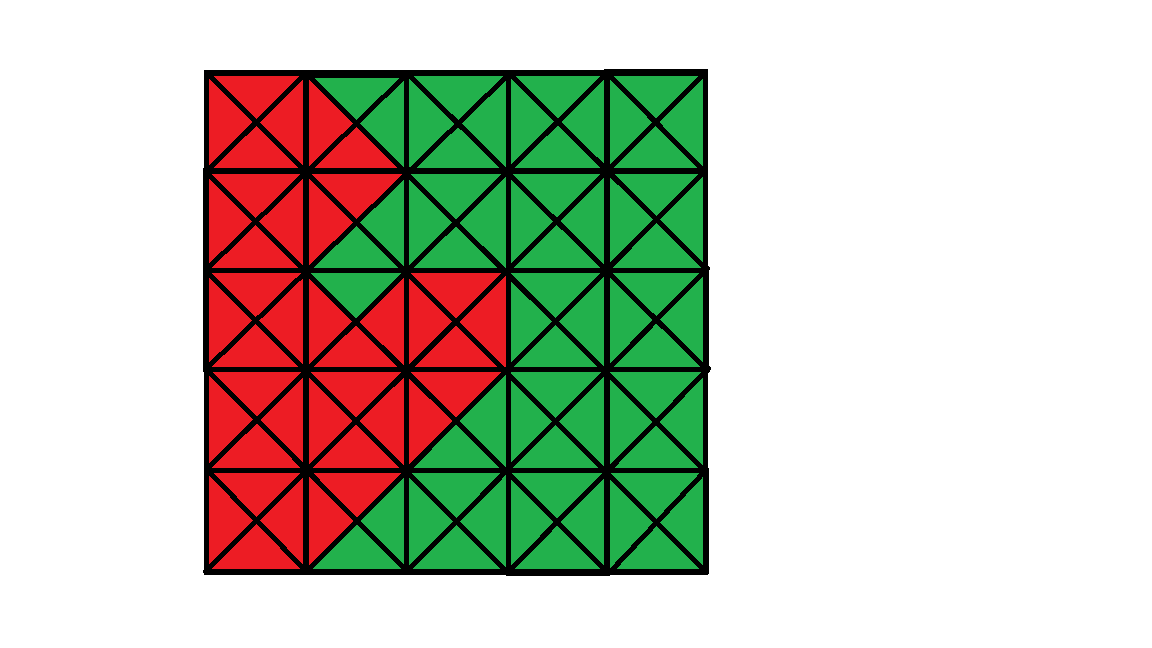
#> input picture prototyping/OpenCv/Terrain_Map_Red_Green.png, 1152 x 648 px
$ python EdgeDetection.py
#> lines starting #> are read from the running program, lines starting #| are printed output that depends on the picture; after the words box and inside, x2 and y2 are one past the last pixel; in counts of white or black regions, pixels touching at a corner belong together
if __name__ == '__main__':
    import cv2


    def nothing(x):
        pass


    img_noblur = cv2.imread('Terrain_Map_Red_Green.png', 0)
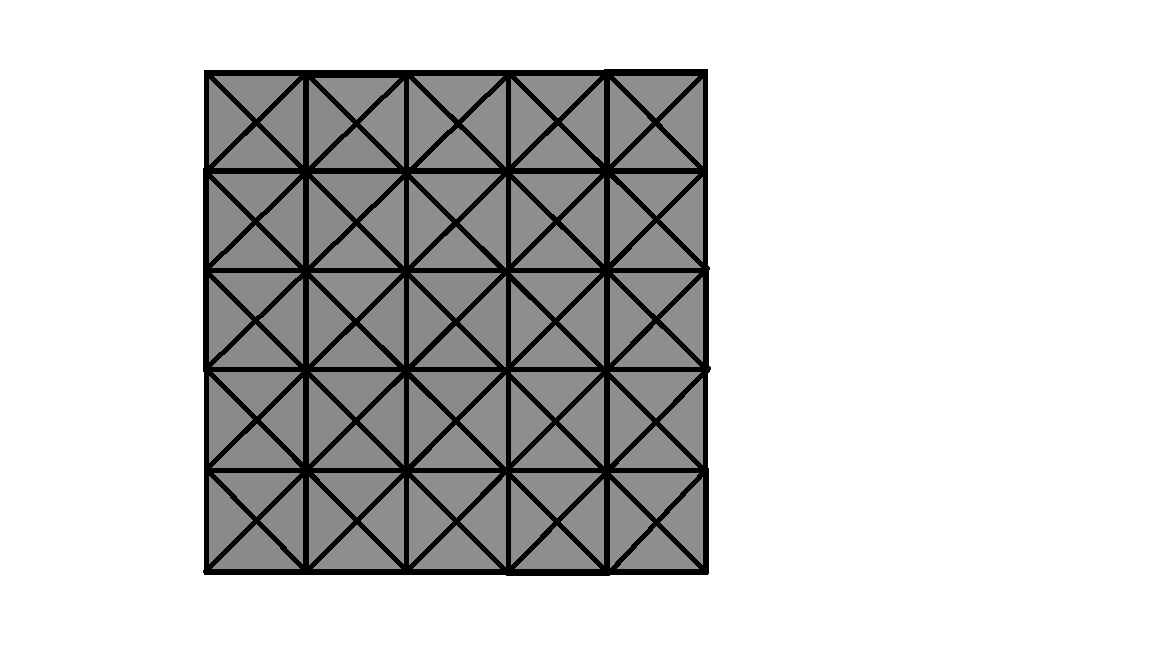
#> img_noblur: shape (648, 1152); min 0, max 255, mean 203.7
    img = cv2.blur(img_noblur, (7, 7))
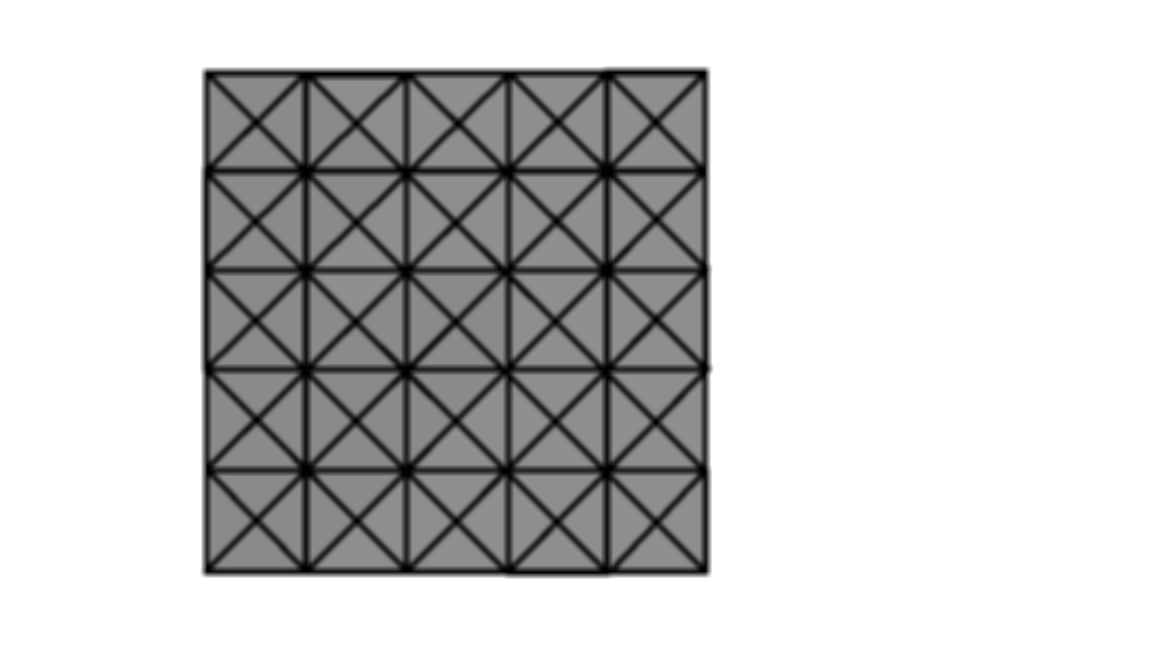
#> img: shape (648, 1152); min 0, max 255, mean 203.7

    canny_edge = cv2.Canny(img, 0, 0)
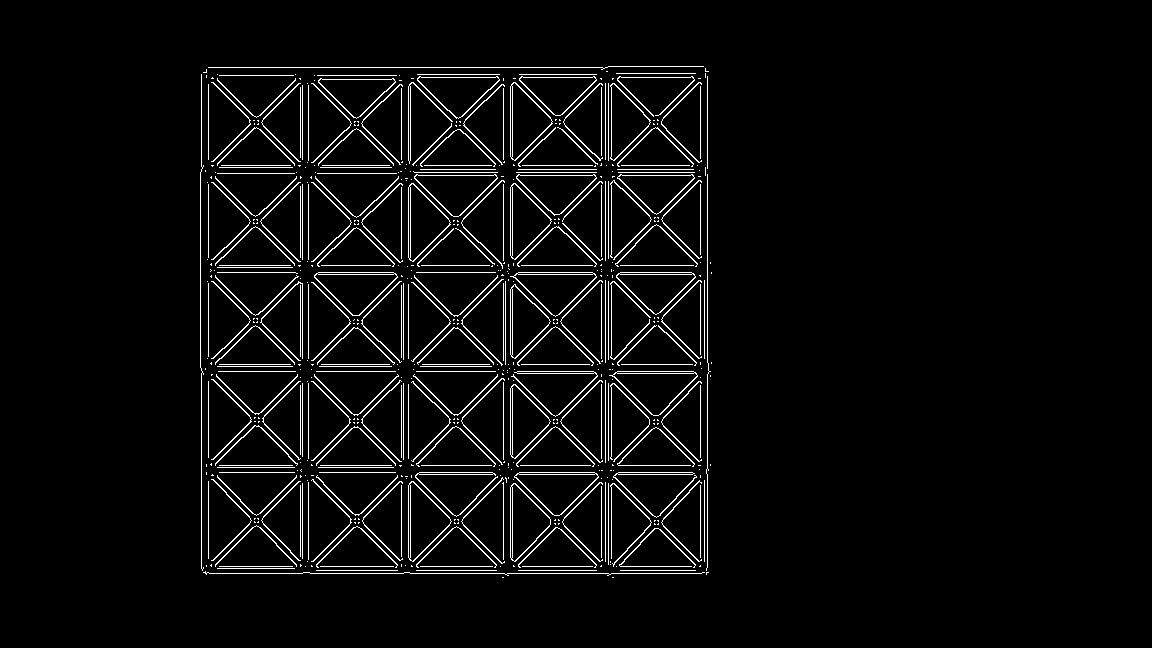
#> canny_edge: shape (648, 1152); 4.1% white in thin lines or dots, all inside (x1, y1, x2, y2) = (200, 66, 712, 578)

    cv2.imshow('image', img)
    cv2.imshow('canny_edge', canny_edge)

    cv2.createTrackbar('min_value', 'canny_edge', 0, 500, nothing)
#> slider 'min_value' is set to 100
    cv2.createTrackbar('max_value', 'canny_edge', 0, 500, nothing)
#> slider 'max_value' is set to 500

while (1):
    cv2.imshow('image', img)
    cv2.imshow('canny_edge', canny_edge)

    min_value = cv2.getTrackbarPos('min_value', 'canny_edge')
    max_value = cv2.getTrackbarPos('max_value', 'canny_edge')

    canny_edge = cv2.Canny(img, min_value, max_value)
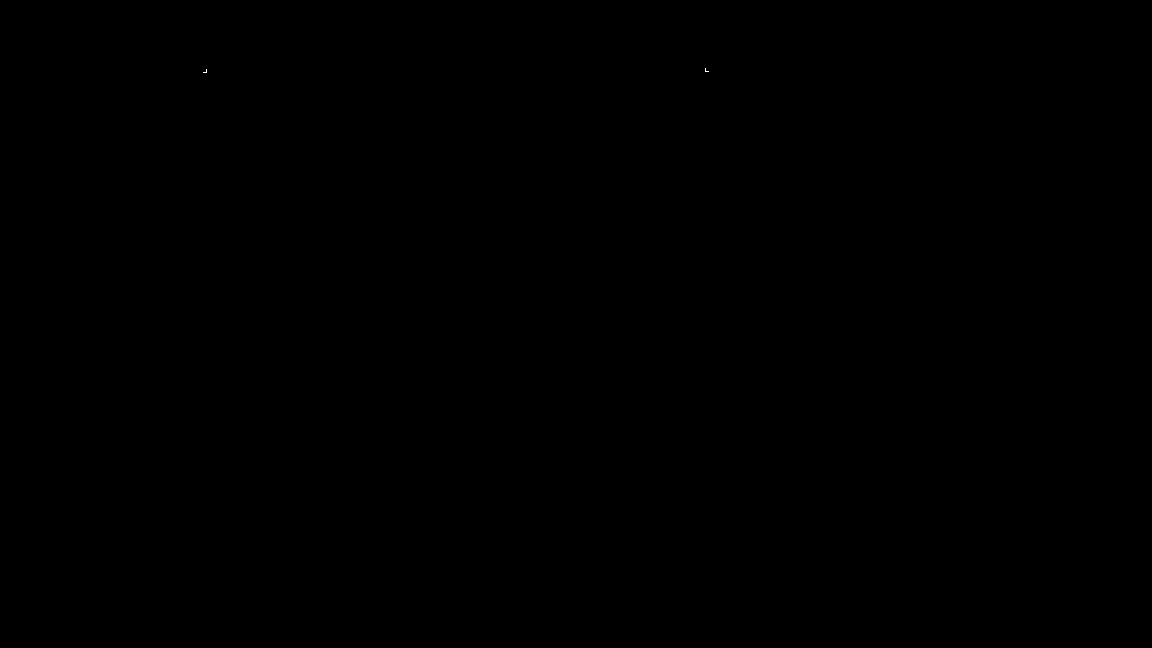
#> canny_edge: shape (648, 1152); 0% white in thin lines or dots, all inside (x1, y1, x2, y2) = (203, 68, 709, 73)

    k = cv2.waitKey(37)
#> (key Esc is pressed here)
    if k == 27:
        break

        cv2.imwrite('messigray.png', img)
        cv2.destroyAllWindows()

$ run again, with prototyping/OpenCv/Terrain_Map_Black.png copied over prototyping/OpenCv/Terrain_Map_Red_Green.png
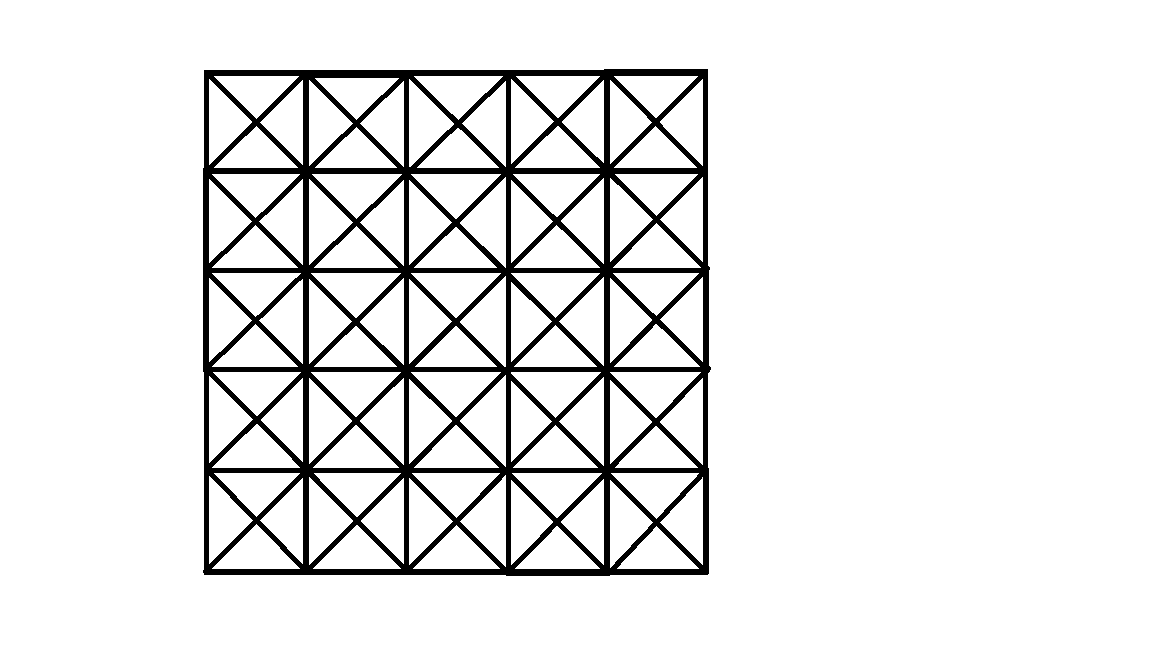
#> input picture prototyping/OpenCv/Terrain_Map_Black.png, 1152 x 648 px
#> img_noblur: shape (648, 1152); 91.3% white; 1 black region, box (x1, y1, x2, y2) and area: (203, 69, 711, 576) 64590
#> `img = cv2.blur(img_noblur, (7, 7))`:
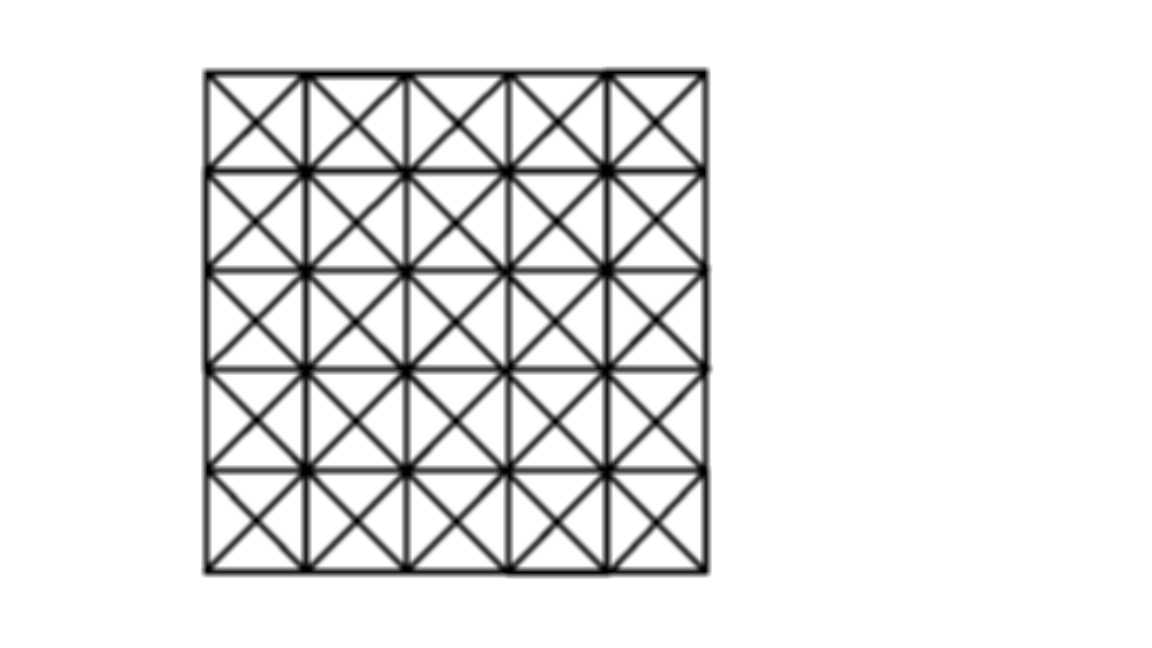
#> img: shape (648, 1152); min 0, max 255, mean 232.9
#> `canny_edge = cv2.Canny(img, min_value, max_value)`:
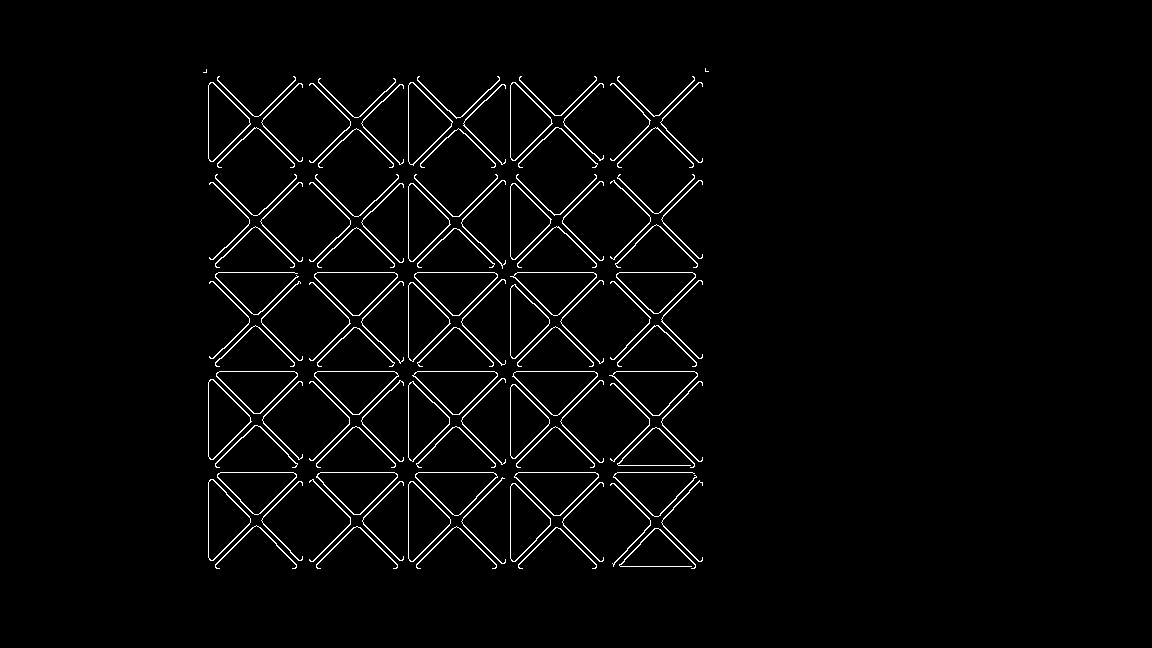
#> canny_edge: shape (648, 1152); 2.5% white in thin lines or dots, all inside (x1, y1, x2, y2) = (203, 68, 709, 569)
